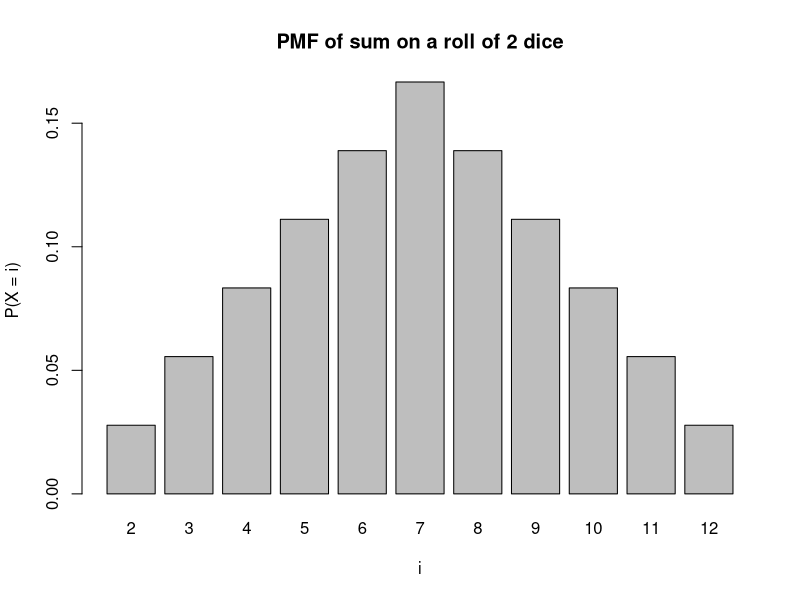
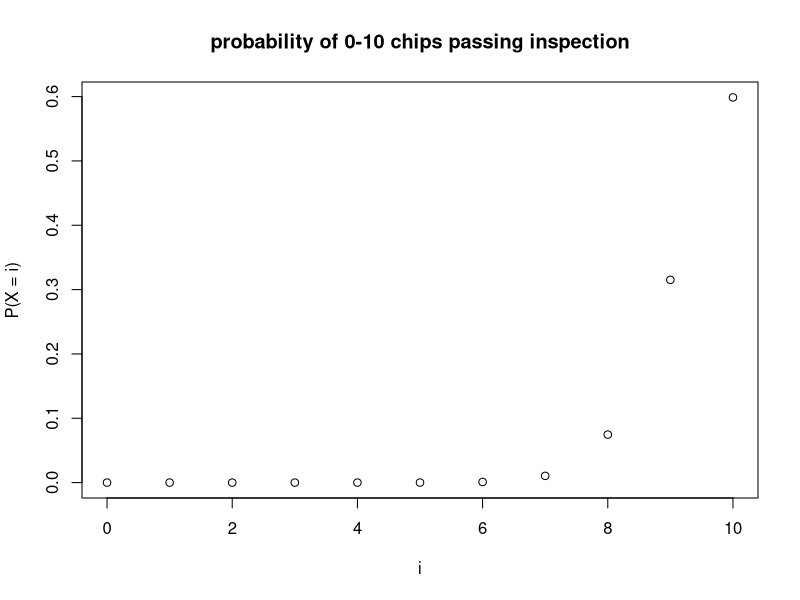
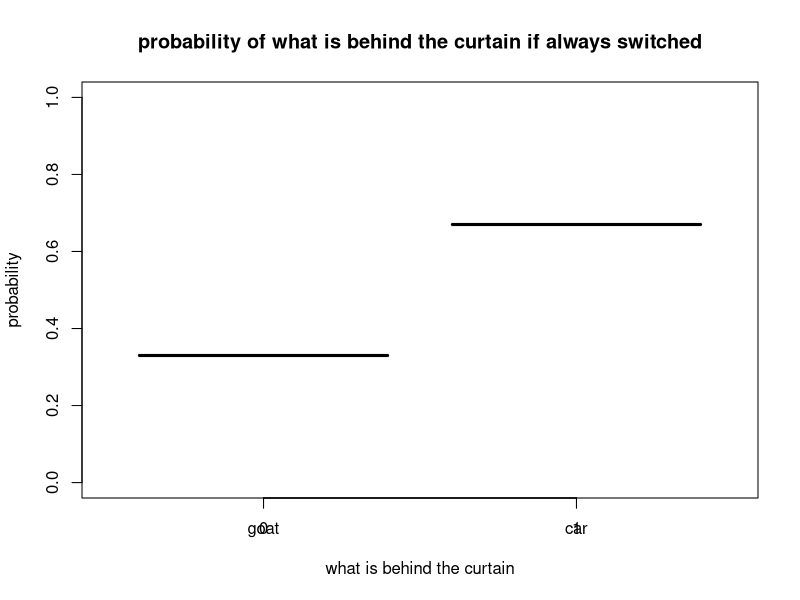

Here is the R script that generated these plots, in order:
## ---- chunk 1
pdefective = (.5)*(.02)+(.35)*(.03)+(.15)*(.04)
pdefective
## ---- chunk 2
lap = .15*.04/pdefective
lap
## ---- chunk 3
xvalues =c(2,3,4,5,6,7,8,9,10,11,12)
pmf =c(1/36, 2/36, 3/36, 4/36, 5/36, 6/36, 5/36, 4/36, 3/36, 2/36, 1/36)
barplot(pmf,names.arg =xvalues,,xlab ="i",ylab="P(X = i)", main = "PMF of sum on a roll of 2 dice")
## ---- chunk 4
px0 = choose(10, 0)*((.95)^0)*((1-.95)^10)
px1 = choose(10, 1)*((.95)^1)*((1-.95)^9)
px2 = choose(10, 2)*((.95)^2)*((1-.95)^8)
px3 = choose(10, 3)*((.95)^3)*((1-.95)^7)
px4 = choose(10, 4)*((.95)^4)*((1-.95)^6)
px5 = choose(10, 5)*((.95)^5)*((1-.95)^5)
px6 = choose(10, 6)*((.95)^6)*((1-.95)^4)
px7 = choose(10, 7)*((.95)^7)*((1-.95)^3)
px8 = choose(10, 8)*((.95)^8)*((1-.95)^2)
px9 = choose(10, 9)*((.95)^9)*((1-.95)^1)
px10 = choose(10, 10)*((.95)^10)*((1-.95)^0)

x = c(0,1,2,3,4,5,6,7,8,9,10)
y = c(px0,px1,px2,px3,px4,px5,px6,px7,px8,px9,px10)
plot(x,y,xlab ="i",ylab="P(X = i)", main = "probability of 0-10 chips passing inspection")

## ---- chunk 5
1-px10-px9
## ---- chunk 6
m = 1000 # number of samples to simulate
curtains = c(0,0,1) #1 if curtain has car, 0 if goat
prob = numeric(m)
i = 2
for (i in 1:m)
{
  
  pick = sample(1:3, 1) #1,2, or 3
  if(curtains[pick] == 1) #if contestant picked curtain with car at first
  {
    #doesn't matter which other curtain he chooses, both of them will be goat
    switch = sample(1:2,1) 
  }
  else #if contestant picked curtain with goat, then the one revealed is known (the other one with goat)
  {
    #if picked 1, reveal must be 2, so switch must be to 3
    if(pick == 1)
    {
      switch = 3
    }
    #if picked 2, reveal must be 1, so switch must be to 3
    if(pick == 2)
    {
      switch = 3
    }
  }

  
  if(curtains[switch] == 1)
  {
    prob[i] = 1
  }
  else
  {
    prob[i] = 0
  }
  
}
#probability of winning the car =  # of 1s in prob/total number of trials
disp = as.data.frame(table(prob))
disp$probability = disp$Freq/m
disp
## ---- chunk 7
plot(disp$prob, disp$probability, xlab = "what is behind the curtain", ylab = "probability", ylim = c(0,1), main = "probability of what is behind the curtain if always switched")
axis(1, at=1:2, labels=c('goat','car'))
